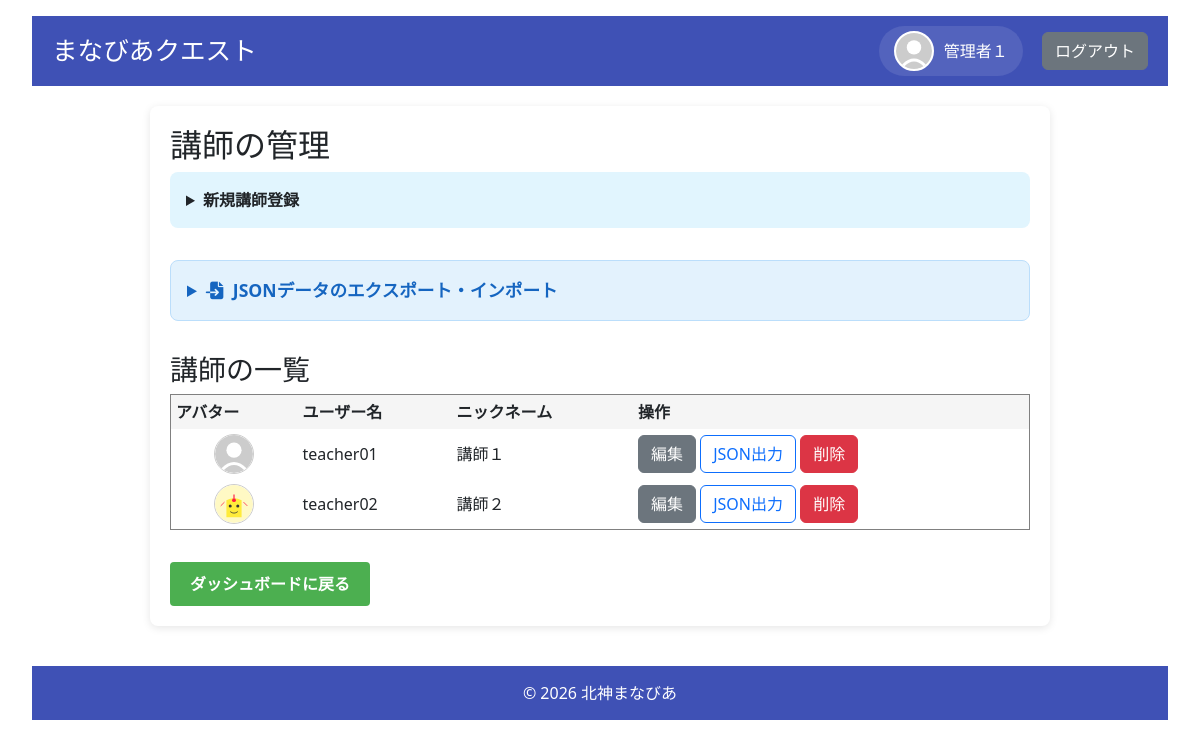
The page /admin/teachers (signed in) on the database its author committed.
### models.py (models this page shows, shortened)
class User(UserMixin, db.Model):
    __tablename__ = 'users'
    id = db.Column(db.Integer, primary_key=True)
    username = db.Column(db.String(80), unique=True, nullable=False)
    password_hash = db.Column(db.String(128), nullable=False)
    role = db.Column(db.String(20), nullable=False)  # 'admin', 'student', 'parent'
    is_first_login = db.Column(db.Boolean, default=True, nullable=False)
    nickname = db.Column(db.String(80), nullable=True)
    avatar = db.Column(db.String(200), nullable=True)
    parent_id = db.Column(db.Integer, db.ForeignKey('users.id'), nullable=True)
    user_level = db.Column(db.Integer, default=1)
    medals = db.Column(db.Integer, default=0)
    user_title = db.Column(db.String(100), default='見習い')
    target_levels_json = db.Column(db.String(200), default='{"math": "Lv1", "english": "Lv1", "japanese": "Lv1"}')
    children = db.relationship('User', backref=db.backref('parent', remote_side=[id]), lazy='dynamic')
    attempt_logs = db.relationship('QuestAttemptLog', back_populates='user', cascade="all, delete-orphan")
    @property
    def display_name(self):
        return self.nickname if self.nickname else self.username
    @property
    def avatar_url(self):
        if self.avatar:
            return f"/static/images/avatars/{self.avatar}"
        return "/static/images/avatars/default.svg"
    def is_admin(self):
        return self.role == 'admin'

### app.py (the view)
@app.route('/admin/teachers')
@login_required
def manage_teachers():
    if not current_user.is_admin():
        return redirect(url_for('login'))
    teachers = safe_query_all(User.query.filter_by(role='teacher'))
    return render_template('manage_teachers.html', teachers=teachers)

### app.py (called while the page is built)
@app.context_processor
def inject_markdown_help():
    def get_markdown_help():
        try:
            filepath = os.path.join(basedir, 'Markdown_help.md')
            with open(filepath, 'r', encoding='utf-8') as f:
                return f.read()
        except Exception as e:
            app.logger.error(f"Error reading Markdown_help.md: {e}")
            return "ヘルプファイルを読み込めませんでした。"
    return dict(get_markdown_help=get_markdown_help)

def safe_get(model, ident, retries=5, delay=1.0):
    for i in range(retries):
        try:
            return db.session.get(model, ident)
        except OperationalError as e:
            if "disk I/O error" in str(e) or "database is locked" in str(e):
                app.logger.warning(f"Database get failed (attempt {i+1}/{retries}): {e}. Retrying in {delay}s...")
                time.sleep(delay)
                continue
            raise
    return db.session.get(model, ident)

def safe_query_all(query, retries=5, delay=1.0):
    for i in range(retries):
        try:
            return query.all()
        except OperationalError as e:
            if "disk I/O error" in str(e) or "database is locked" in str(e):
                app.logger.warning(f"Database query all failed (attempt {i+1}/{retries}): {e}. Retrying in {delay}s...")
                time.sleep(delay)
                continue
            raise
    return query.all()

@login_manager.user_loader
def load_user(user_id):
    return safe_get(User, int(user_id))

### templates/manage_teachers.html (shortened to what this page needs)
{% extends "base.html" %}
{% block content %}
<h2>講師の管理</h2>
<details style="background: #e1f5fe; padding: 1rem; margin-bottom: 2rem; border-radius: 8px;">
    <summary style="cursor: pointer; font-weight: bold;">新規講師登録</summary>
</details>
<details style="background: #e3f2fd; padding: 1rem; margin-bottom: 2rem; border-radius: 8px; border: 1px solid #bbdefb;">
    <summary style="cursor: pointer; font-weight: bold; font-size: 1.1rem; color: #1565c0;">
        <i class="fa-solid fa-file-import" style="margin-right: 5px;"></i> JSONデータのエクスポート・インポート
    </summary>
</details>
<h3>講師の一覧</h3>
<table border="1" cellpadding="5" style="width: 100%; border-collapse: collapse;">
  <thead>
    <tr style="background: #f5f5f5;">
      <th>アバター</th>
      <th>ユーザー名</th>
      <th>ニックネーム</th>
      <th>操作</th>
    </tr>
  </thead>
  <tbody>
    {% for teacher in teachers %}
    <tr>
      <td style="text-align: center;">
        <div style="width: 40px; height: 40px; border-radius: 50%; overflow: hidden; margin: 0 auto; border: 1px solid #ccc;">
            <img src="{{ url_for('static', filename='images/avatars/' + (teacher.avatar if teacher.avatar else 'default.svg')) }}" style="width: 100%; height: 100%; object-fit: cover;">
        </div>
      </td>
      <td>{{ teacher.username }}</td>
      <td>{{ teacher.nickname or "未設定" }}</td>
      <td>
        <a href="{{ url_for('edit_user_admin', user_id=teacher.id) }}" class="btn btn-secondary">編集</a>
        <a href="{{ url_for('export_single_teacher', user_id=teacher.id) }}" class="btn btn-outline-primary" style="text-decoration: none; display: inline-block;">JSON出力</a>
        <form action="{{ url_for('delete_user', user_id=teacher.id) }}" method="POST" onsubmit="return confirm('本当に削除しますか？');" style="display:inline;">
            <button type="submit" class="btn btn-danger">削除</button>
        </form>
      </td>
    </tr>
    {% endfor %}
  </tbody>
</table>
<div style="margin-top: 2rem;">
    <a href="{{ url_for('dashboard_' + current_user.role) }}" class="button">ダッシュボードに戻る</a>
</div>
{% endblock %}

### templates/base.html (shortened to what this page needs)
<!DOCTYPE html>
<html lang="ja">
<head>
    <link rel="stylesheet" href="{{ url_for('static', filename='css/style.css') }}">
    <link href="https://cdn.jsdelivr.net/npm/bootstrap@5.3.2/dist/css/bootstrap.min.css" rel="stylesheet">
    <link rel="stylesheet" href="https://cdnjs.cloudflare.com/ajax/libs/font-awesome/6.5.1/css/all.min.css">
</head>
<body>
    <header>
        <h1>まなびあクエスト</h1>
        <nav>
            {% if current_user.is_authenticated %}
            <a href="{{ url_for('profile') }}" class="nav-profile">
                <div class="avatar-container">
                    <img src="{{ current_user.avatar_url }}">
                </div>
                <span>{{ current_user.display_name }}</span>
            </a>
            {% endif %}
            <a href="{{ url_for('logout') }}" class="btn btn-secondary">ログアウト</a>
        </nav>
    </header>
    <main>
        {% block content %}{% endblock %}
    </main>
    <footer>
        &copy; 2026 北神まなびあ
    </footer>
</body>
</html>

### static/css/style.css (style rules this page uses)
body { font-family: "Helvetica Neue", Helvetica, Arial, sans-serif; background-color: #f5f7fa; color: #333333; margin: 0; padding: 1rem 2rem; line-height: 1.6; }
header { background-color: #3f51b5; color: white; padding: 10px 20px; display: flex; align-items: center; justify-content: space-between; min-height: 60px; }
header h1 { margin: 0; font-size: 1.6rem; white-space: nowrap; }
nav { display: flex; align-items: center; gap: 1.2rem; flex-shrink: 0; }
.nav-profile { display: flex; align-items: center; gap: 10px; color: white; text-decoration: none; background: rgba(255,255,255,0.1); padding: 5px 15px; border-radius: 30px; transition: background 0.2s; }
.avatar-container { width: 40px; height: 40px; border-radius: 50%; overflow: hidden; background-color: #eee; flex-shrink: 0; border: 2px solid white; }
.avatar-container img { width: 100%; height: 100%; object-fit: cover; margin-right: 0; }
main { max-width: 900px; margin: 20px auto; padding: 20px; background-color: white; border-radius: 8px; box-shadow: 0 2px 8px rgba(0,0,0,0.1); }
footer { text-align: center; padding: 15px 10px; background-color: #3f51b5; color: white; margin-top: 40px; }
h1, h2 { color: #3f51b5; margin-top: 0; }
h3 { color: #303f9f; margin-bottom: 10px; }
img { max-width: 100%; height: auto; margin-right: 10px; }
.btn { display: inline-block; padding: 10px 20px; font-size: 16px; font-weight: 600; text-decoration: none; border-radius: 4px; border: none; cursor: pointer; transition: background-color 0.3s ease, opacity 0.2s ease; user-select: none; text-align: center; }
.btn-secondary { background-color: #e0e0e0; color: #333; }
.btn-danger { background-color: #f44336; color: white; }
.button { @extend .btn; @extend .btn-primary; }
.button { background-color: #4CAF50; color: white; padding: 10px 20px; border-radius: 4px; text-decoration: none; display: inline-block; font-weight: 600; cursor: pointer; }

### rows shown on the page
User: display_name "管理者１"
User: avatar (placeholder picture), username "teacher01", nickname "講師１"
User: avatar (picture), username "teacher02", nickname "講師２"
